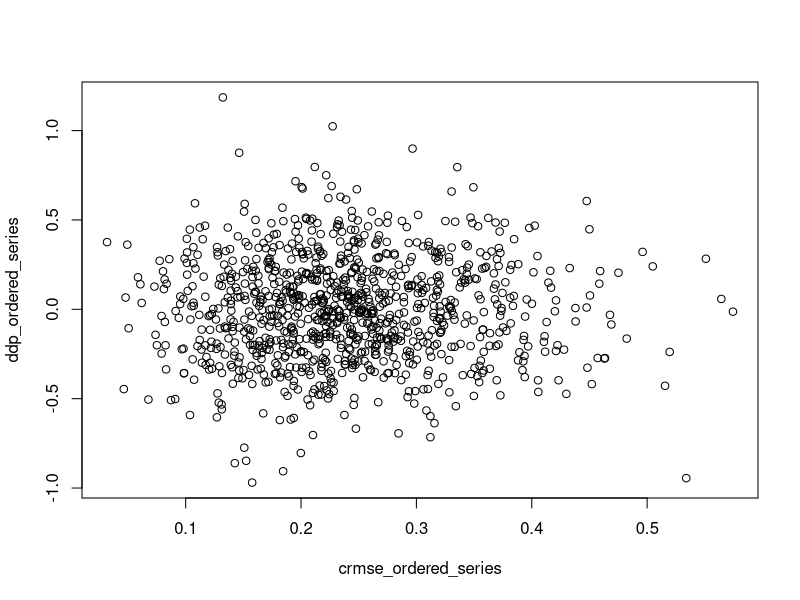
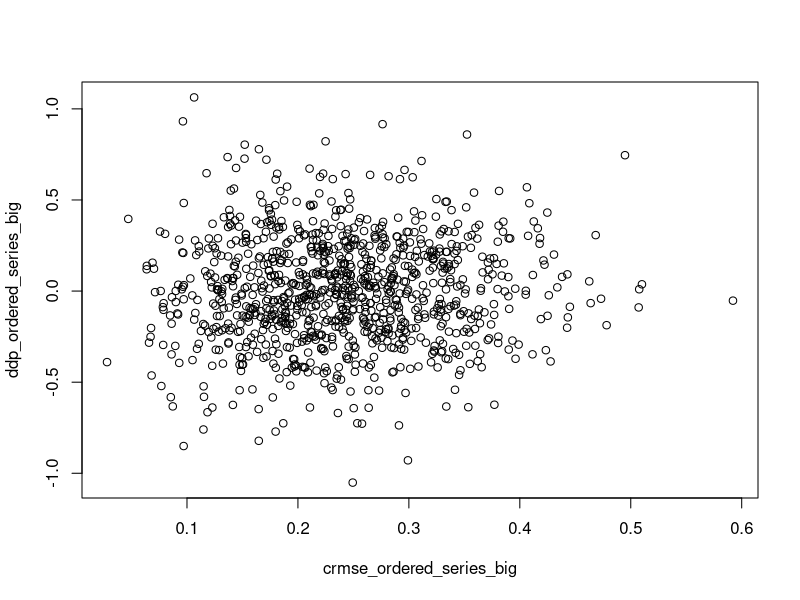
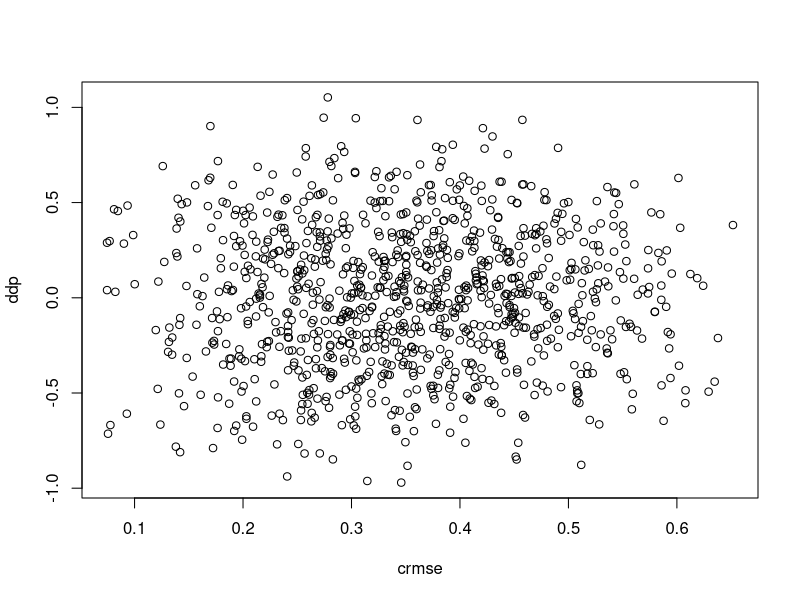
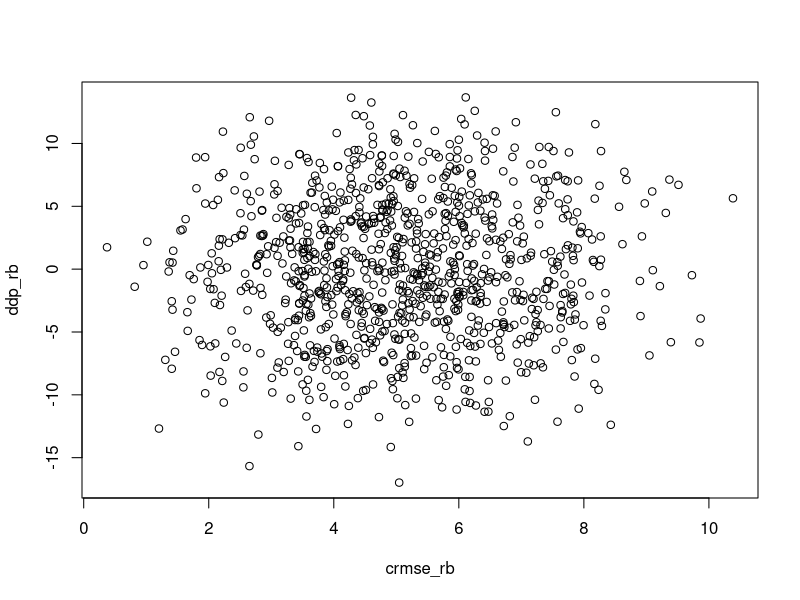

Write R code to recreate these figures, in order.
# ddp calculation for random series and for series with small difference in pairs and big difference in pairs
library(ggplot2)
library(reshape2)

normalize_values = function(x,min,max) {
  return((x - min)/(max-min))
}

# get 12000 random values between 0 and 1 for 6000 pairs of random series.
rvector_random = c()
while (length(rvector_random) != 12000) {
  temp = rnorm(1, mean = 0.5, sd = 4)
  if (temp >= 0) {
    if (temp <= 1) {
      rvector_random = c(rvector_random,temp)
    }
  }  
}
rvector_random_big = c()
while (length(rvector_random_big) != 12000) {
  temp = rnorm(1, mean = 15, sd = 15)
  if (temp >= 5) {
    if (temp <= 20) {
      rvector_random_big = c(rvector_random_big,temp)
    }
  }  
}

# extract 6000 pairs of series from the random 12000 values.
# calculate the similarity of these pairs to have a baseline for the similarity model. 
crmse = c()
pear = c()
spear = c()
manh = c()
eucl = c()
ddp = c()
for (i in seq(1,12000,12)) {
  series_1 = c()
  for (j in seq(i,i+5)) {
    series_1 = c(series_1, rvector_random[j])
  }
  series_2 = c()
  for (j in seq(i+6,i+11)) {
    series_2 = c(series_2, rvector_random[j])
  }
  series_1_set_of_5 = series_1[0:5]
  series_2_set_of_5 = series_2[0:5]
  x_y = rbind(series_1_set_of_5, series_2_set_of_5)
  pear = c(pear, cor(series_2_set_of_5, series_1_set_of_5, method='pearson'))
  spear = c(spear, cor(series_2_set_of_5, series_1_set_of_5, method='spearman'))
  manh = c(manh,dist(x_y, method = "manhattan"))
  eucl = c(eucl,dist(x_y, method = "euclidean"))
  y_series = series_2_set_of_5 - mean(series_2_set_of_5)
  x_series = series_1_set_of_5 - mean(series_1_set_of_5)
  crmse = c(crmse, sqrt(sum((y_series - x_series)**2)/length(x_series)))
  series_1 = series_1 - mean(series_1)
  series_2 = series_2 - mean(series_2)
  ddp = c(ddp, series_2[6] - series_1[6])
}

# extract 6000 pairs of series from the random 12000 values.
# calculate the similarity of these pairs to have a baseline for the similarity model of big differences. 
crmse_rb = c()
pear_rb = c()
spear_rb = c()
manh_rb = c()
eucl_rb = c()
ddp_rb = c()
for (i in seq(1,12000,12)) {
  series_1_rb = c()
  for (j in seq(i,i+5)) {
    series_1_rb = c(series_1_rb, rvector_random_big[j])
  }
  series_2_rb = c()
  for (j in seq(i+6,i+11)) {
    series_2_rb = c(series_2_rb, rvector_random_big[j])
  }
  series_1_set_of_5_rb = series_1_rb[0:5]
  series_2_set_of_5_rb = series_2_rb[0:5]
  x_y = rbind(series_1_set_of_5_rb, series_2_set_of_5_rb)
  pear_rb = c(pear_rb, cor(series_2_set_of_5_rb, series_1_set_of_5_rb, method='pearson'))
  spear_rb = c(spear_rb, cor(series_2_set_of_5_rb, series_1_set_of_5_rb, method='spearman'))
  manh_rb = c(manh_rb,dist(x_y, method = "manhattan"))
  eucl_rb = c(eucl_rb,dist(x_y, method = "euclidean"))
  y_series_rb = series_2_set_of_5_rb - mean(series_2_set_of_5_rb)
  x_series_rb = series_1_set_of_5_rb - mean(series_1_set_of_5_rb)
  crmse_rb = c(crmse_rb, sqrt(sum((y_series_rb - x_series_rb)**2)/length(x_series_rb)))
  series_1_rb = series_1_rb - mean(series_1_rb)
  series_2_rb = series_2_rb - mean(series_2_rb)
  ddp_rb = c(ddp_rb, series_2_rb[6] - series_1_rb[6])
}


# performance of the ordered series with small differences between the pairs
crmse_ordered_series = c()
pear_ordered_series = c()
spear_ordered_series = c()
manh_ordered_series = c()
eucl_ordered_series = c()
x_series_vector = c()
y_series_vector = c()
exp_err = 0.2
ntries = 1000
ddp_ordered_series = c()
j = 0
for (i in seq(1,ntries)) {
  x = c(0.16,0.32,0.48,0.64,0.80,0.96)
  y = c(0.16,0.32,0.48,0.64,0.80,0.96)
  random_values_x = rnorm(6,sd=exp_err)
  random_values_y = rnorm(6,sd=exp_err)
  x = x + random_values_x
  y = y + random_values_y
  x_set_of_5 = x[0:5]
  y_set_of_5 = y[0:5]
  x_y = rbind(x_set_of_5, y_set_of_5)
  pear_ordered_series = c(pear_ordered_series, cor(y_set_of_5, x_set_of_5, method='pearson'))
  spear_ordered_series = c(spear_ordered_series, cor(y_set_of_5, x_set_of_5, method='spearman'))
  manh_ordered_series = c(manh_ordered_series,dist(x_y, method = "manhattan"))
  eucl_ordered_series = c(eucl_ordered_series,dist(x_y, method = "euclidean"))
  y_series_set_of_5 = y_set_of_5 - mean(y_set_of_5)
  x_series_set_of_5 = x_set_of_5 - mean(x_set_of_5)
  crmse_ordered_series = c(crmse_ordered_series, sqrt(sum((y_series_set_of_5 - x_series_set_of_5)**2)/length(x_set_of_5)))
  x_series = x
  y_series = y
  ddp_ordered_series = c(ddp_ordered_series, y_series[6] - x_series[6])
  j = j + 1
}

# ddp for series with big difference between the pairs
crmse_ordered_series_big = c()
pear_ordered_series_big = c()
spear_ordered_series_big = c()
manh_ordered_series_big = c()
eucl_ordered_series_big = c()
x_series_vector = c()
y_series_vector = c()
exp_err = 0.2
ntries = 1000
ddp_ordered_series_big = c()
for (i in seq(1,ntries)) {
  x = c(5,8,11,14,17,20)
  y = c(5,8,11,14,17,20)
  random_values_x = rnorm(6,sd=exp_err)
  random_values_y = rnorm(6,sd=exp_err)
  x = x + random_values_x
  y = y + random_values_y
  x_set_of_5 = x[0:5]
  y_set_of_5 = y[0:5]
  x_y = rbind(x_set_of_5, y_set_of_5)
  pear_ordered_series_big = c(pear_ordered_series_big, cor(y_set_of_5, x_set_of_5, method='pearson'))
  spear_ordered_series_big = c(spear_ordered_series_big, cor(y_set_of_5, x_set_of_5, method='spearman'))
  manh_ordered_series_big = c(manh_ordered_series_big,dist(x_y, method = "manhattan"))
  eucl_ordered_series_big = c(eucl_ordered_series_big,dist(x_y, method = "euclidean"))
  y_series_set_of_5 = y_set_of_5 - mean(y_set_of_5)
  x_series_set_of_5 = x_set_of_5 - mean(x_set_of_5)
  crmse_ordered_series_big = c(crmse_ordered_series_big, sqrt(sum((y_series_set_of_5 - x_series_set_of_5)**2)/length(x_set_of_5)))
  x_series = x
  y_series = y
  ddp_ordered_series_big = c(ddp_ordered_series_big, y_series[6] - x_series[6])
}
plot(crmse_ordered_series,ddp_ordered_series)
plot(crmse_ordered_series_big,ddp_ordered_series_big)
plot(crmse,ddp)
plot(crmse_rb, ddp_rb)